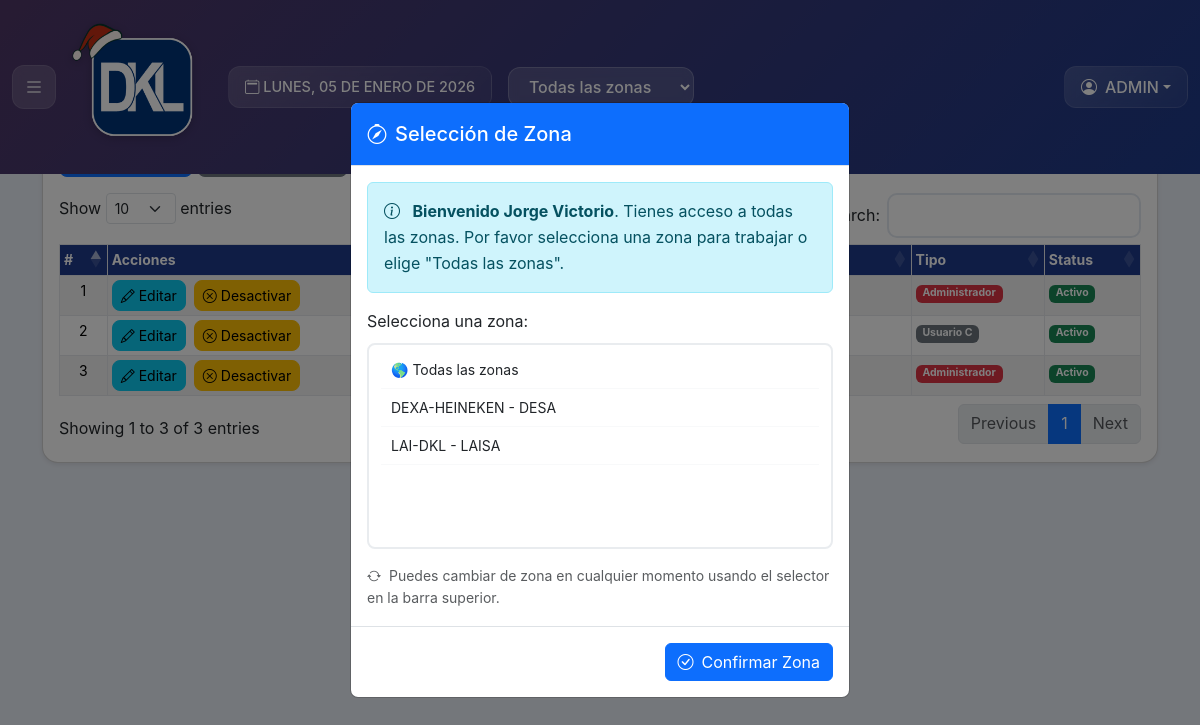
Before: /index-2.php?p=usuarios (signed in) with the older database file.
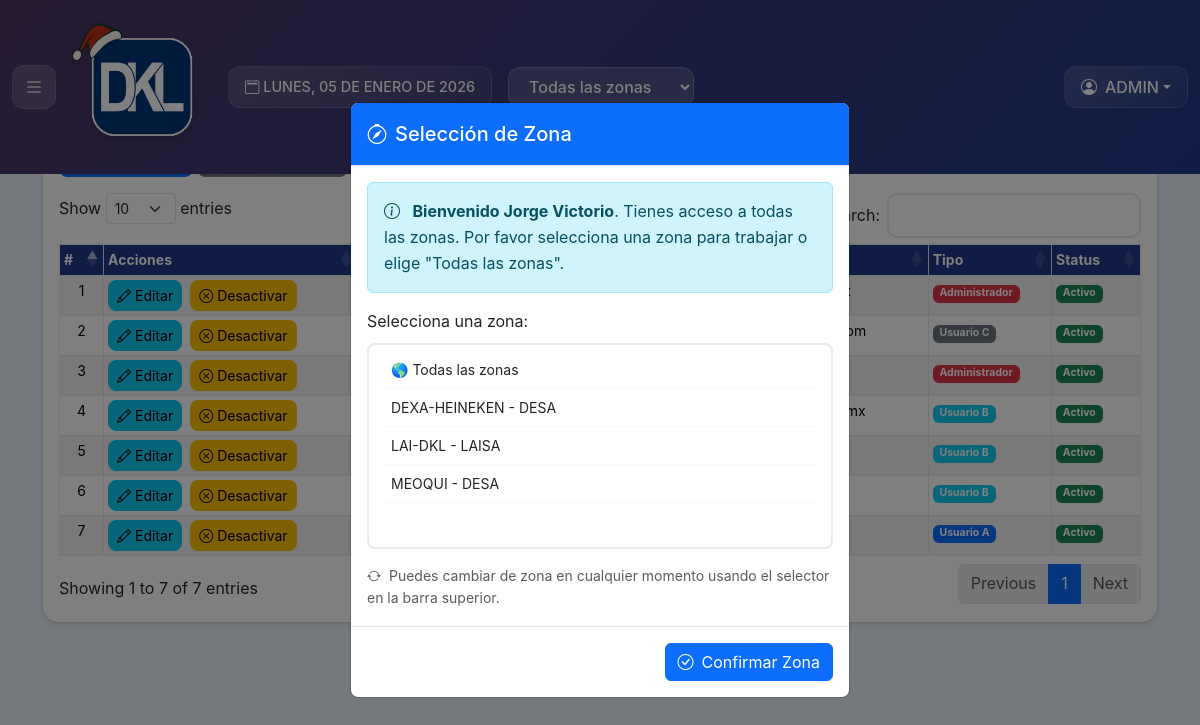
After: the same page with the newer database file.
### tables this page shows
CREATE TABLE IF NOT EXISTS `usuarios` (
  `id_user` int NOT NULL AUTO_INCREMENT,
  `nombre` varchar(255) DEFAULT NULL,
  `correo` varchar(255) DEFAULT NULL,
  `usuario` varchar(255) DEFAULT NULL,
  `pass` varchar(255) DEFAULT NULL,
  `tipo` varchar(255) DEFAULT NULL,
  `fecha` timestamp NOT NULL DEFAULT CURRENT_TIMESTAMP,
  `a` varchar(255) DEFAULT '0',
  `b` varchar(255) NOT NULL DEFAULT '0',
  `c` varchar(255) NOT NULL DEFAULT '0',
  `d` varchar(255) NOT NULL DEFAULT '0',
  `e` varchar(255) NOT NULL DEFAULT '0',
  `f` varchar(255) NOT NULL DEFAULT '0',
  `g` varchar(255) NOT NULL DEFAULT '0',
  `a1` varchar(255) NOT NULL DEFAULT '0',
  `b1` varchar(255) NOT NULL DEFAULT '0',
  `c1` varchar(255) NOT NULL DEFAULT '0',
  `d1` varchar(255) NOT NULL DEFAULT '0',
  `e1` varchar(255) NOT NULL DEFAULT '0',
  `f1` varchar(255) NOT NULL DEFAULT '0',
  `g1` varchar(255) DEFAULT '0',
  `zona` varchar(255) DEFAULT NULL,
  `af` varchar(255) NOT NULL DEFAULT '0',
  `acr` varchar(255) NOT NULL DEFAULT '0',
  `acc` varchar(255) NOT NULL DEFAULT '0',
  `en_correo` varchar(255) NOT NULL DEFAULT '0',
  `prec` varchar(255) NOT NULL DEFAULT '0',
  `zona_adm` varchar(255) NOT NULL DEFAULT '0',
  `status` varchar(255) NOT NULL DEFAULT '1',
  PRIMARY KEY (`id_user`)
);

### config/conexiones.php (called while the page is built, shortened)
<?php
        function permisos($tipo, $permi) {
            $permiso = explode(",", $permi);
            $Admin = '';
            $DesAct = '';
            $Inactivos = '';
            $Reportes = '';
            $utilerias = '';
            if ($tipo == 100) {
                $Admin = '';
                $DesAct = '';
                $Inactivos = '';
                $Reportes = '';
                $utilerias = '';
            }
            elseif ($tipo == 50) {
                $Admin = 'style="display: none"';
                $DesAct = '';
                $Inactivos = 'style="display: none"';
                $Reportes = '';
                $utilerias = 'style="display: none"';
            }elseif ($tipo == 30) {
                $Admin = 'style="display: none"';
                $DesAct = 'style="display: none"';
                $Inactivos = 'style="display: none"';
                $Reportes = '';
                $utilerias = 'style="display: none"';
            }else {
                $Admin = 'style="display: none"';
                $DesAct = 'style="display: none"';
                $Inactivos = 'style="display: none"';
                $Reportes = 'style="display: none"';
                $utilerias = 'style="display: none"';
            }
            return [
                'Prove_Crear'  => ($permiso[0] == '1') ? "" : 'style="display: none"',
                'Clien_Crear'  => ($permiso[1] == '1') ? "" : 'style="display: none"',
                'Produ_Crear'  => ($permiso[2] == '1') ? "" : 'style="display: none"',
                'Almac_Crear'  => ($permiso[3] == '1') ? "" : 'style="display: none"',
                'Trans_Crear'  => ($permiso[4] == '1') ? "" : 'style="display: none"',
                'Prove_Editar' => ($permiso[5] == '1') ? "" : 'style="display: none"',
                'Clien_Editar' => ($permiso[6] == '1') ? "" : 'style="display: none"',
                'Produ_Editar' => ($permiso[7] == '1') ? "" : 'style="display: none"',
                'Almac_Editar' => ($permiso[8] == '1') ? "" : 'style="display: none"',
                'Trans_Editar' => ($permiso[9] == '1') ? "" : 'style="display: none"',
                'ACT_FAC' => ($permiso[10] == '1') ? "" : 'style="display: none"',
                'ACT_CR' => ($permiso[11] == '1') ? "" : 'style="display: none"',
                'ACT_AC' => ($permiso[12] == '1') ? "" : 'style="display: none"',
                'Recole_Crear' => ($permiso[13] == '1') ? "" : 'style="display: none"',
                'Recole_Editar' => ($permiso[14] == '1') ? "" : 'style="display: none"',
                'en_correo' => ($permiso[15] == '1') ? "" : 'style="display: none"',
                'sub_precios' => ($permiso[16] == '1') ? "" : 'style="display: none"',
                'captacion_crear' => ($permiso[17] == '1') ? "" : 'style="display: none"',
                'captacion_editar' => ($permiso[18] == '1') ? "" : 'style="display: none"',
                'ACT_DES' => $DesAct,
                'ADMIN' => $Admin,
                'INACTIVO' => $Inactivos,
                'REPORTES' => $Reportes,
                'UTILERIAS' => $utilerias
            ];
        }
function isSudoSession() {
    return isset($_SESSION['original_admin']);
}
?>

### index-2.php (the view, shortened to what the changed rows need)
<?php
include "config/conexiones.php";
if(!isset($p)){
  $p = "inicio";
}else{
  $p = $p;
}
?>
<!DOCTYPE html>
<html data-bs-theme="light" lang="es">
<head>
    <link href="https://cdn.jsdelivr.net/npm/bootstrap@5.3.3/dist/css/bootstrap.min.css" rel="stylesheet">
    <link rel="stylesheet" href="https://cdn.jsdelivr.net/npm/bootstrap-icons@1.11.3/font/bootstrap-icons.min.css">
<link href="https://cdn.jsdelivr.net/npm/select2@4.1.0-rc.0/dist/css/select2.min.css" rel="stylesheet" />
<link rel="stylesheet" href="https://cdn.datatables.net/1.13.6/css/dataTables.bootstrap5.min.css">
<link rel="stylesheet" href="https://cdn.datatables.net/responsive/2.2.9/css/responsive.dataTables.min.css">
<link rel="stylesheet" href="https://cdn.datatables.net/buttons/2.4.2/css/buttons.dataTables.min.css">
<link rel="stylesheet" href="https://cdn.datatables.net/fixedheader/3.3.2/css/fixedHeader.dataTables.min.css">
<link rel="stylesheet" href="config/stil.css">
</head>
<body>
<?php
if(isset($_SESSION['id_cliente'])){
    $Pruev0 = $conn_mysql->query("SELECT * FROM usuarios where id_user = '".$_SESSION['id_cliente']."'");
    $Pruev1 = mysqli_fetch_array($Pruev0);
    $Usuario = $Pruev1['nombre'];
    $zona_user = $Pruev1['zona'];
    $TipoUserSession = $Pruev1['tipo'];
    $perMi = $Pruev1['a'].','.$Pruev1['b'].','.$Pruev1['c'].','.$Pruev1['d'].','.$Pruev1['e'].','.$Pruev1['a1'].','.$Pruev1['b1'].','.$Pruev1['c1'].','.$Pruev1['d1'].','.$Pruev1['e1'].','.$Pruev1['af'].','.$Pruev1['acr'].','.$Pruev1['acc'].','.$Pruev1['f'].','.$Pruev1['f1'].','.$Pruev1['en_correo'].','.$Pruev1['prec'];
    $dias = array("DOMINGO","LUNES","MARTES","MIÉRCOLES","JUEVES","VIERNES","SÁBADO");
    $meses = array("ENERO","FEBRERO","MARZO","ABRIL","MAYO","JUNIO","JULIO","AGOSTO","SEPTIEMBRE","OCTUBRE","NOVIEMBRE","DICIEMBRE");
    $numero_dia = date('w');
    $dia = date('d');
    $numero_mes = date('n') - 1;
    $anio = date('Y');
    $fecha_formateada = $dias[$numero_dia] . ", " . $dia . " DE " . $meses[$numero_mes] . " DE " . $anio;
    $perm = permisos($TipoUserSession, $perMi);
    ?>
    <?php
    $logos = ($zona_user == 0) ? $_SESSION['selected_zone'] : $zona_user ;
    ?>
<nav class="navbar navbar-expand-lg encabezado">
    <div class="container-fluid">
        <div class="d-flex align-items-center w-100">
            <button id="menu-btn" class="menu-btn-header me-2 me-md-3">
                <i class="bi bi-list fs-5"></i>
            </button>
            <a class="navbar-brand me-auto me-md-3" href="?p=inicio">
                <img src="img/logos/logo<?=$logos?>.png" alt="Logo" class="img-fluid">
            </a>
            <div class="date-display me-2 me-md-3 d-none d-lg-block">
                <i class="bi bi-calendar2"></i> <?=$fecha_formateada?>
            </div>
            <div class="zone-selector me-2 me-md-3">
                <form id="zoneForm" method="post" action="procesar_zona.php">
                    <select class="sleczone" name="selected_zone" id="zoneSelect">
                        <?php
                        if ($zona_user == 0) {
                            $zones_query = mysqli_query($conn_mysql, "SELECT * FROM zonas WHERE status = 1 ORDER BY nom");
                            if (!$zones_query) {
                                echo '<option value="0" selected>Todas</option>';
                                error_log("Error al cargar zonas: " . mysqli_error($conn_mysql));
                            } else {
                                $selected_zone = $_SESSION['selected_zone'] ?? '0';
                                echo '<option value="0"' . ($selected_zone === '0' ? ' selected' : '') . '>Todas las zonas</option>';
                            }
                        }
                        ?>
                    </select>
                </form>
            </div>
            <div class="user-dropdown ms-auto">
                <div class="dropdown">
                    <button class="btn dropdown-toggle d-flex align-items-center <?= isSudoSession() ? 'btn-warning' : '' ?>"
                        type="button" id="userDropdown" data-bs-toggle="dropdown" aria-expanded="false">
                        <i class="bi bi-person-circle me-2"></i>
                        <span>
                            <?= $Pruev1['usuario'] ?>
                        </span>
                    </button>
                    </div>
                </div>
            </div>
        </div>
    </nav>
<?php if ($zona_user === '0' && (!isset($_SESSION['zona_inicial_seleccionada']) || $_SESSION['zona_inicial_seleccionada'] !== true)): ?>
<div class="modal fade" id="zonaInicialModal" data-bs-backdrop="static" data-bs-keyboard="false" tabindex="-1" aria-labelledby="zonaInicialModalLabel" aria-hidden="true">
    <div class="modal-dialog modal-dialog-centered">
        <div class="modal-content">
            <div class="modal-header bg-primary text-white">
                <h5 class="modal-title" id="zonaInicialModalLabel">
                    <i class="bi bi-compass me-2"></i>Selección de Zona
                </h5>
            </div>
            <div class="modal-body">
                <div class="alert alert-info">
                    <i class="bi bi-info-circle me-2"></i>
                    <strong>Bienvenido <?= $Usuario ?></strong>. Tienes acceso a todas las zonas. Por favor selecciona una zona para trabajar o elige "Todas las zonas".
                </div>
                <div class="mb-3">
                    <label for="zonaInicialSelect" class="form-label">Selecciona una zona:</label>
                    <select class="form-select" id="zonaInicialSelect" size="5">
                        <option value="0">🌎 Todas las zonas</option>
                        <?php
                        $zones_query = mysqli_query($conn_mysql, "SELECT * FROM zonas WHERE status = 1 ORDER BY nom");
                        while ($zone = mysqli_fetch_assoc($zones_query)) {
                            echo '<option value="' . $zone['id_zone'] . '">' .
                                 htmlspecialchars($zone['nom']) . ' - ' .
                                 htmlspecialchars($zone['PLANTA']) . '</option>';
                        }
                        ?>
                    </select>
                </div>
                <div class="form-text">
                    <i class="bi bi-arrow-repeat me-1"></i>
                    Puedes cambiar de zona en cualquier momento usando el selector en la barra superior.
                </div>
            </div>
            <div class="modal-footer">
                <button type="button" class="btn btn-primary" id="confirmZonaBtn">
                    <i class="bi bi-check-circle me-2"></i>Confirmar Zona
                </button>
            </div>
        </div>
    </div>
</div>
<?php endif; ?>
 <div class="contenido">
<?php
if(file_exists("mod/".$p.".php")){
    include "mod/".$p.".php";
} else if ($p == "sudo_login") {
    include "mod/sudo_login.php";
} else if ($p == "sudo_logout") {
    include "mod/sudo_logout.php";
} else {
  ?>
  <div class="error mx-auto" data-text="404">404</div>
  <?php
  echo "<i>No se ha encontrado el modulo <b>".$p."</b> <a href='./'>Regresar</a></i>";
}
?>
<?php
}?>
</div>
</body>
</html>

### mod/usuarios.php (shortened to what the changed rows need)
<div class="container mt-2">
    <div class="card shadow-sm">
        <h5 class="card-header encabezado-col text-white">Usuarios del Sistema</h5>
        <div class="card-body">
            <div class="mb-3">
                <a <?= $perm['Clien_Crear'];?> href="?p=N_usuario" class="btn btn-primary btn-sm rounded-3">
                    <i class="bi bi-plus"></i> Nuevo Usuario
                </a>
                <button <?= $perm['INACTIVO'];?> class="btn btn-secondary btn-sm rounded-3" onclick="toggleInactive()">
                    <i class="bi bi-eye"></i> Mostrar Inactivos
                </button>
            </div>
            <div class="table-responsive">
                <table class="table table-striped table-bordered table-hover table-sm" id="miTabla" style="width:100%">
                    <thead>
                        <tr>
                            <th>#</th>
                            <th>Acciones</th>
                            <th data-priority="1">Usuario</th>
                            <th>Nombre</th>
                            <th>Correo</th>
                            <th>Tipo</th>
                            <th>Status</th>
                        </tr>
                    </thead>
                    <tbody>
                        <?php
                        $query = "SELECT * FROM usuarios";
                        $result = $conn_mysql->query($query);
                        $Contador = 0;
                        $Activos = 1;
                        $Desacti = 1;
                        while ($Usuario = mysqli_fetch_array($result)) {
                            ($Usuario['status'] == '1') ? $Contador = $Activos++ : $Contador = $Desacti++ ;
                            $tipoUsuario = '';
                            $badgeClass = '';
                            $status = $Usuario['status'] == '1' ? 'Activo' : 'Inactivo';
                            $badgeClass1 = $Usuario['status'] == '1' ? 'bg-success' : 'bg-danger';
                            switch($Usuario['tipo']) {
                                case 100:
                                $tipoUsuario = 'Administrador';
                                $badgeClass = 'bg-danger';
                                break;
                                case 50:
                                $tipoUsuario = 'Usuario A';
                                $badgeClass = 'bg-primary';
                                break;
                                case 30:
                                $tipoUsuario = 'Usuario B';
                                $badgeClass = 'bg-info';
                                break;
                                case 10:
                                $tipoUsuario = 'Usuario C';
                                $badgeClass = 'bg-secondary';
                                break;
                            }
                            ?>
                            <tr>
                                <td class="text-center"><?= $Contador ?></td>
                                <td class="text-center">
                                    <div class="d-flex flex-wrap gap-2">
                                     <?php if ($Usuario['status'] == '1'): ?>
                                        <a <?= $perm['Clien_Editar'];?> href="?p=E_usuario&id=<?= $Usuario['id_user'] ?>"
                                         class="btn btn-info btn-sm rounded-3">
                                         <i class="bi bi-pencil"></i> Editar
                                     </a>
                                     <button <?= $perm['ACT_DES'];?> class="btn btn-warning btn-sm rounded-3 desactivar-user-btn"
                                         data-id="<?= $Usuario['id_user'] ?>">
                                         <i class="bi bi-x-circle"></i> Desactivar
                                     </button>
                            <?php endif; ?>
                        </div>
                    </td>
                    <td><a class="link-primary link-offset-2 link-underline-opacity-25 link-underline-opacity-100-hover" href="?p=V_usuarios&id=<?= $Usuario['id_user'] ?>" class="text-primary"><?= htmlspecialchars($Usuario['usuario']) ?></a>  </td>
                    <td><?= htmlspecialchars($Usuario['nombre']) ?></td>
                    <td><?= htmlspecialchars($Usuario['correo']) ?></td>
                    <td><span class="badge <?= $badgeClass ?>"><?= $tipoUsuario ?></span></td>
                    <td><span class="badge <?= $badgeClass1 ?>"><?= $status ?></span></td>
                </tr>
                <?php
            }
            ?>
        </tbody>
    </table>
</div>
</div>
</div>
</div>

Changed rows visible on the page:
added usuarios: Contador "4", tipo "Usuario B", status "Activo"
added usuarios: Contador "5", tipo "Usuario B", status "Activo"
added usuarios: Contador "6", tipo "Usuario B", status "Activo"
added usuarios: Contador "7", tipo "Usuario A", status "Activo"
Other visible differences:
form field value: "🌎 Todas las zonas / DEXA-HEINEKEN - DESA / LAI-DKL - LAISA" → "🌎 Todas las zonas / DEXA-HEINEKEN - DESA / LAI-DKL - LAISA / MEOQUI - DESA"
text written by a page script: "Show entries Search: Showing 1 to 3 of 3 entries Previous 1 Next" → "Show entries Search: Showing 1 to 7 of 7 entries Previous 1 Next"
